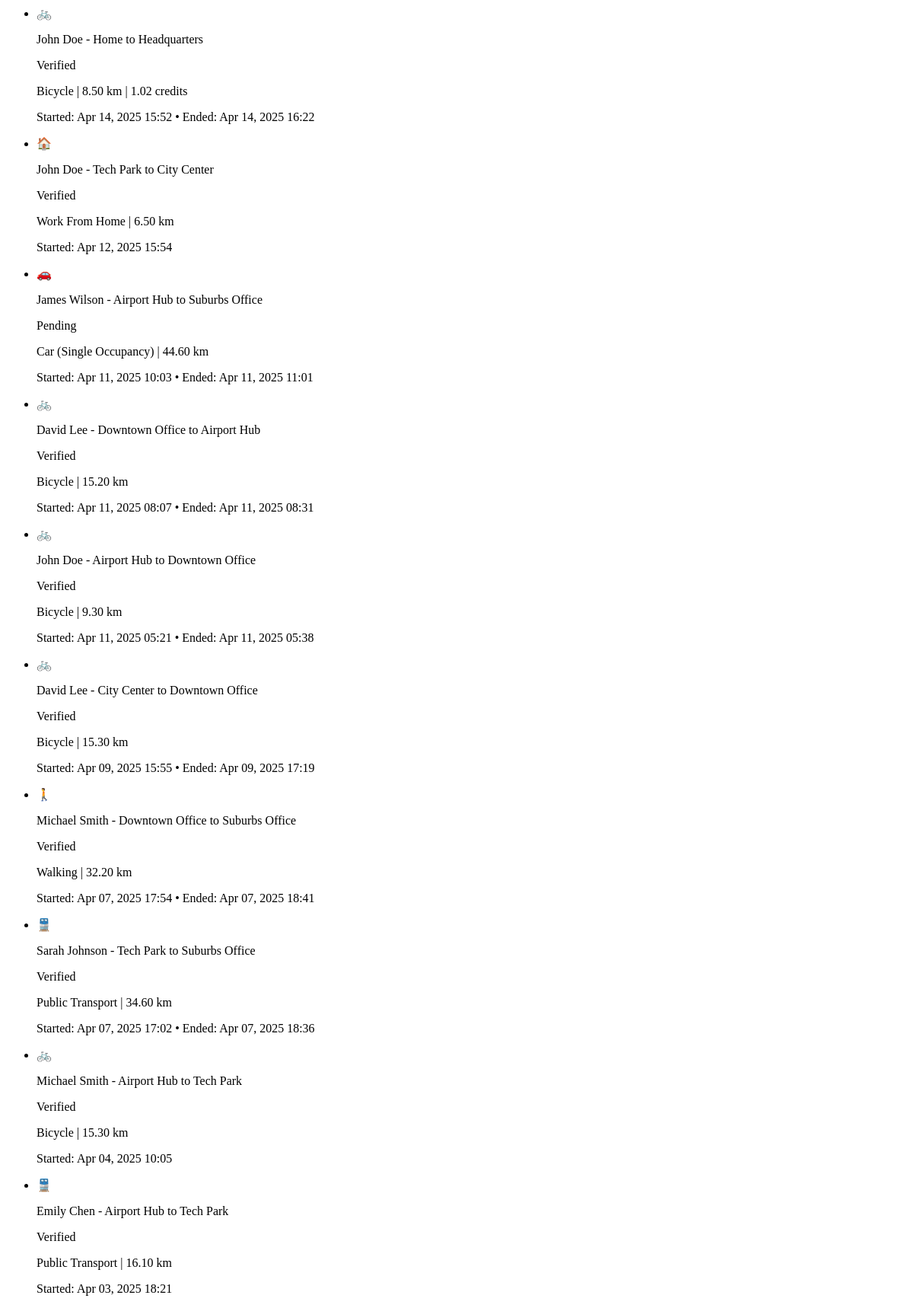
Page /systemadmin/recent-trips/ (signed in) on the earlier database version.
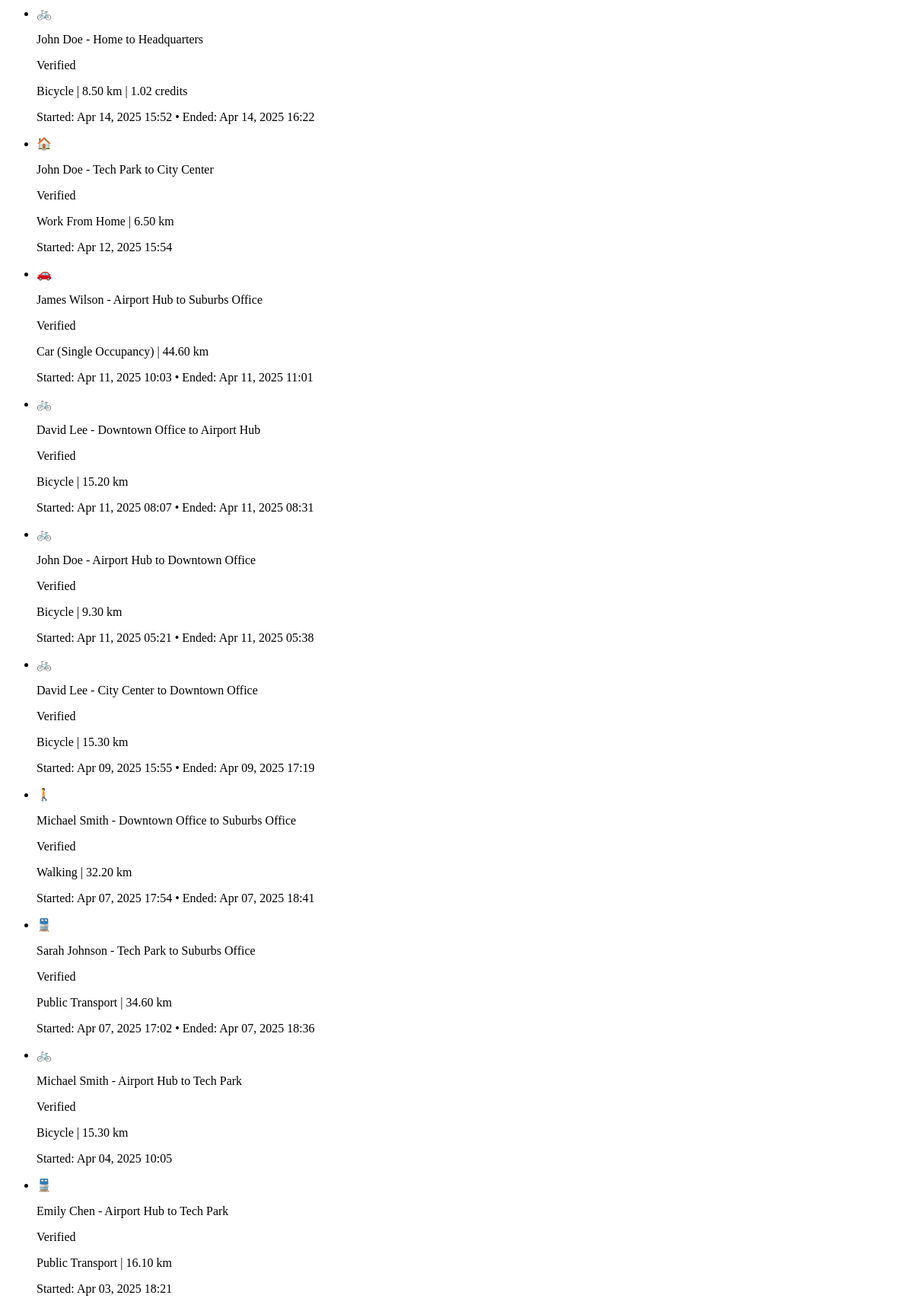
Same page on the later database version.
### trips/models.py (models this page shows, shortened)
class Trip(models.Model):
    TRANSPORT_MODES = (
        ('car', 'Car (Single Occupancy)'),
        ('carpool', 'Carpool'),
        ('public_transport', 'Public Transport'),
        ('bicycle', 'Bicycle'),
        ('walking', 'Walking'),
        ('work_from_home', 'Work From Home'),
    )
    VERIFICATION_STATUS = (
        ('pending', 'Pending'),
        ('verified', 'Verified'),
        ('rejected', 'Rejected'),
        ('flagged', 'Flagged for Review'),
    )
    employee = models.ForeignKey(
        EmployeeProfile,
        on_delete=models.CASCADE,
        related_name='trips'
    )
    start_location = models.ForeignKey(
        Location,
        on_delete=models.SET_NULL,
        related_name='trip_starts',
        null=True
    )
    end_location = models.ForeignKey(
        Location,
        on_delete=models.SET_NULL,
        related_name='trip_ends',
        null=True
    )
    start_time = models.DateTimeField()
    end_time = models.DateTimeField(null=True, blank=True)
    transport_mode = models.CharField(
        max_length=20,
        choices=TRANSPORT_MODES
    )
    distance_km = models.DecimalField(
        max_digits=8,
        decimal_places=2,
        null=True,
        blank=True
    )
    carbon_savings = models.DecimalField(
        max_digits=8,
        decimal_places=2,
        null=True,
        blank=True
    )
    credits_earned = models.DecimalField(
        max_digits=8,
        decimal_places=2,
        null=True,
        blank=True
    )
    proof_image = models.ImageField(
        upload_to='trip_proofs/',
        null=True,
        blank=True
    )
    verification_status = models.CharField(
        max_length=10,
        choices=VERIFICATION_STATUS,
        default='pending'
    )
    verified_by = models.ForeignKey(
        CustomUser,
        on_delete=models.SET_NULL,
        related_name='verified_trips',
        null=True,
        blank=True
    )
    duration_minutes = models.PositiveIntegerField(
        null=True,
        blank=True,
        help_text="Estimated travel time in minutes based on transport mode and distance"
    )
    created_at = models.DateTimeField(default=timezone.now)

### users/models.py (models this page shows, shortened)
class EmployeeProfile(models.Model):
    user = models.OneToOneField(
        CustomUser,
        on_delete=models.CASCADE,
        related_name='employee_profile'
    )
    employer = models.ForeignKey(
        EmployerProfile,
        on_delete=models.CASCADE,
        related_name='employees'
    )
    approved = models.BooleanField(default=False)
    created_at = models.DateTimeField(default=timezone.now)

class CustomUser(AbstractUser):
    is_employee = models.BooleanField(default=False)
    is_employer = models.BooleanField(default=False)
    is_bank_admin = models.BooleanField(default=False)
    is_super_admin = models.BooleanField(default=False)
    email = models.EmailField(_('email address'), unique=True)
    date_joined = models.DateTimeField(default=timezone.now)
    approved = models.BooleanField(default=False)
    USERNAME_FIELD = 'email'
    REQUIRED_FIELDS = ['username', 'first_name', 'last_name']
    class Meta:
        verbose_name = _('user')
        verbose_name_plural = _('users')

class Location(models.Model):
    LOCATION_TYPES = (
        ('home', 'Home'),
        ('office', 'Office'),
        ('commute', 'Commute'),
        ('other', 'Other'),
    )
    name = models.CharField(max_length=100, default='', blank=True)
    created_by = models.ForeignKey(
        CustomUser,
        on_delete=models.CASCADE,
        related_name='locations'
    )
    latitude = models.DecimalField(max_digits=10, decimal_places=7)
    longitude = models.DecimalField(max_digits=10, decimal_places=7)
    address = models.CharField(max_length=255)
    location_type = models.CharField(max_length=10, choices=LOCATION_TYPES, default='other')
    employer = models.ForeignKey(
        EmployerProfile,
        on_delete=models.CASCADE,
        related_name='office_locations',
        null=True,
        blank=True
    )
    is_primary = models.BooleanField(default=False)
    created_at = models.DateTimeField(default=timezone.now)

### core/views/admin_views.py (the view)
# urls.py: path('recent-trips/', admin_views.dashboard_recent_trips, name='admin_dashboard_recent_trips'),
@login_required
@user_passes_test(is_super_admin)
def dashboard_recent_trips(request):
    trips = Trip.objects.select_related(
        'employee', 'employee__user', 'start_location', 'end_location'
    ).order_by('-start_time')[:10]
    transport_modes = Trip.TRANSPORT_MODES
    context = {
        'trips': trips,
        'transport_modes': transport_modes,
    }
    return render(request, 'admin/partials/recent_trips.html', context)

### core/views/admin_views.py (called while the page is built)
def is_super_admin(user):
    return user.is_authenticated and user.is_super_admin

### templates/admin/partials/recent_trips.html (shortened to what this page needs)
{% if trips %}
  <ul class="divide-y divide-gray-200">
    {% for trip in trips %}
      <li class="px-4 py-4 sm:px-6">
        <div class="flex items-center justify-between">
          <div class="flex items-center">
            <span class="text-2xl mr-3">
              {% if trip.transport_mode == 'car' %}🚗
              {% elif trip.transport_mode == 'carpool' %}🚌
              {% elif trip.transport_mode == 'public_transport' %}🚆
              {% elif trip.transport_mode == 'bicycle' %}🚲
              {% elif trip.transport_mode == 'walking' %}🚶
              {% elif trip.transport_mode == 'work_from_home' %}🏠
              {% else %}🚗{% endif %}
            </span>
            <p class="text-sm font-medium text-green-600 truncate">
              {% if trip.employee.user.first_name or trip.employee.user.last_name %}
                {{ trip.employee.user.first_name }} {{ trip.employee.user.last_name }}
              {% else %}
                {{ trip.employee.user.email }}
              {% endif %}
               -
              {% if trip.start_location %}{{ trip.start_location.name }}{% else %}Unknown{% endif %}
              to
              {% if trip.end_location %}{{ trip.end_location.name }}{% else %}In progress{% endif %}
            </p>
          </div>
          <div class="ml-2 flex-shrink-0 flex">
            <p class="px-2 inline-flex text-xs leading-5 font-semibold rounded-full
              {% if trip.verification_status == 'verified' %}bg-green-100 text-green-800
              {% elif trip.verification_status == 'rejected' %}bg-red-100 text-red-800
              {% else %}bg-yellow-100 text-yellow-800{% endif %}">
              {{ trip.verification_status|title }}
            </p>
          </div>
        </div>
        <div class="mt-2 sm:flex sm:justify-between">
          <div class="sm:flex">
            <p class="flex items-center text-sm text-gray-500">
              {% for mode, display in transport_modes %}
                {% if trip.transport_mode == mode %}{{ display }}{% endif %}
              {% endfor %}
              {% if trip.distance_km %} | {{ trip.distance_km }} km{% endif %}
              {% if trip.credits_earned %} | {{ trip.credits_earned }} credits{% endif %}
            </p>
          </div>
          <div class="mt-2 flex items-center text-sm text-gray-500 sm:mt-0">
            <p>
              Started: {{ trip.start_time|date:"M d, Y H:i" }}
              {% if trip.end_time %} • Ended: {{ trip.end_time|date:"M d, Y H:i" }}{% endif %}
            </p>
          </div>
        </div>
      </li>
    {% endfor %}
  </ul>
{% else %}
  <div class="p-6 text-center text-gray-500">No recent trips found.</div>
{% endif %}

Differences in the rows shown:
changed Trip "Apr 11, 2025 10:03": verification_status "Pending" → "Verified"
